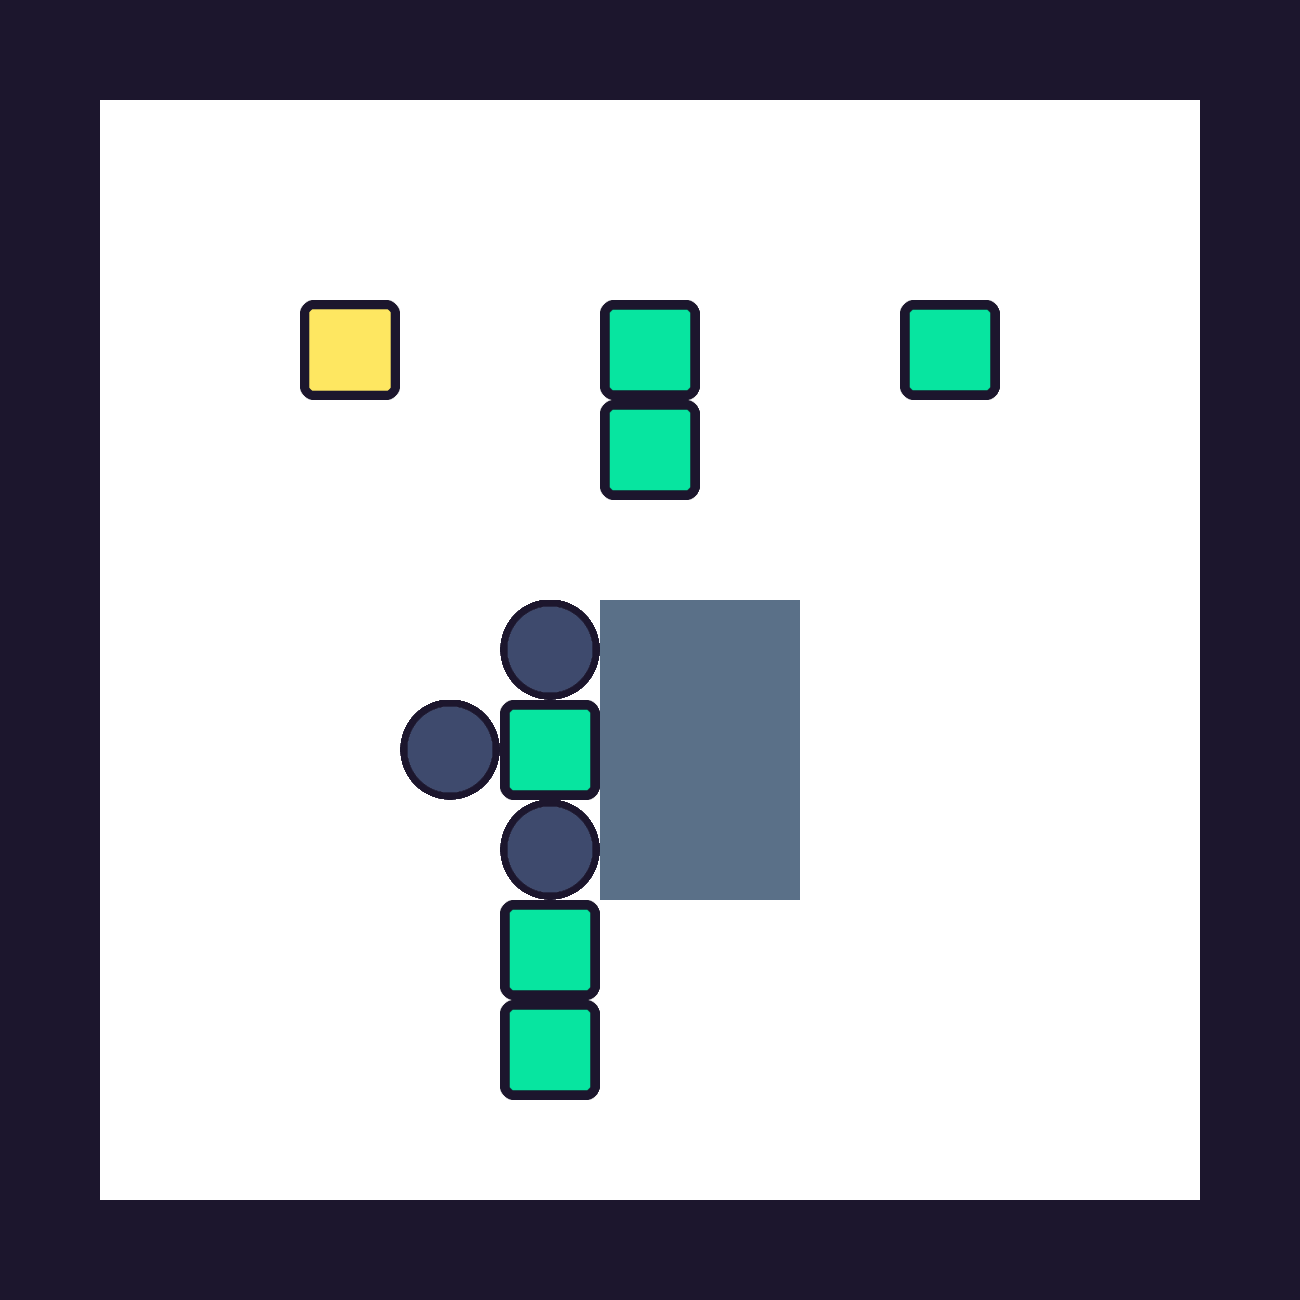

A 2D game scene composited from a Tiled map and its tileset images. What follows is a short description and the map's XML, with every tile layer's data as written:
An orthogonal 13x13 tile map with 100x100 px tiles, 1 tile layer (Tile Layer 1).

<map version="1.10" tiledversion="1.11.0" orientation="orthogonal" renderorder="right-down" width="13" height="13" tilewidth="100" tileheight="100" infinite="0" backgroundcolor="#ffffff" nextlayerid="2" nextobjectid="1">
 <tileset firstgid="1" name="tileset" tilewidth="100" tileheight="100" tilecount="6" columns="6">
  <image source="tileset.png" width="600" height="100" />
 </tileset>
 <layer id="1" name="Tile Layer 1" width="13" height="13">
  <data encoding="csv">
5,5,5,5,5,5,5,5,5,5,5,5,5,
5,0,0,0,0,0,0,0,0,0,0,0,5,
5,0,0,0,0,0,0,0,0,0,0,0,5,
5,0,0,2,0,0,1,0,0,1,0,0,5,
5,0,0,0,0,0,1,0,0,0,0,0,5,
5,0,0,0,0,0,0,0,0,0,0,0,5,
5,0,0,0,0,3,4,4,0,0,0,0,5,
5,0,0,0,3,1,4,4,0,0,0,0,5,
5,0,0,0,0,3,4,4,0,0,0,0,5,
5,0,0,0,0,1,0,0,0,0,0,0,5,
5,0,0,0,0,1,0,0,0,0,0,0,5,
5,0,0,0,0,0,0,0,0,0,0,0,5,
5,5,5,5,5,5,5,5,5,5,5,5,5
</data>
 </layer>
</map>